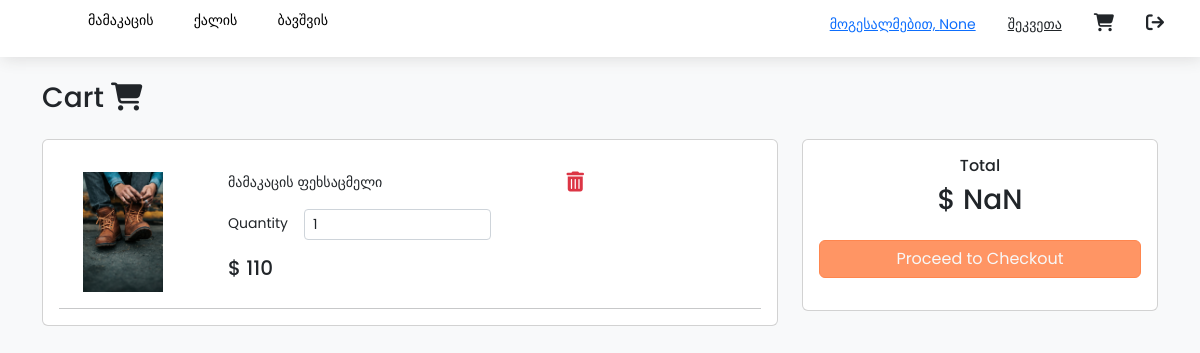
Page /cart (signed in) on the committed database.
### core/models.py (models this page shows)
class User(db.Model, UserMixin):
    id = db.Column(db.Integer, primary_key=True)
    admin = db.Column(db.Boolean)
    name = db.Column(db.String(100), nullable=True)
    email = db.Column(db.String(100), unique=True, nullable=False)
    mobile = db.Column(db.String(255))
    password = db.Column(db.String(100), nullable=False)
    address_1 = db.Column(db.String(255))
    address_2 = db.Column(db.String(255))
    city = db.Column(db.String(255))
    state = db.Column(db.String(255))
    pincode = db.Column(db.String(255))

class CartItem(db.Model):
    id = db.Column(db.Integer, primary_key=True)
    user = db.Column(db.Integer, db.ForeignKey('user.id'))
    product = db.Column(db.Integer, db.ForeignKey('product.id'))
    quantity = db.Column(db.Integer)

class Product(db.Model):
    id = db.Column(db.Integer, primary_key=True)
    name = db.Column(db.String(255))
    description = db.Column(db.Text)
    img_url = db.Column(db.String(255))
    category = db.Column(db.String(255))
    inventory = db.Column(db.Integer)
    price = db.Column(db.Integer)

### core/routes.py (the view, shortened to what this page needs)
@app.route('/cart', methods=['GET', 'POST'])
@login_required
def cart():
    if request.method == 'GET':
        print(current_user.id)
        data =  db.engine.execute('''
            select * from cart_item, product where cart_item.product = product.id and cart_item.user = {}
        '''.format(current_user.id))
        final = CartItem.query.all()
        print(data)
        return render_template('ecommerce/cart.html',data=data)

### core/routes.py (called while the page is built)
@login_manager.user_loader
def load_user(user_id):
    return User.query.get(user_id)

### core/templates/ecommerce/cart.html (shortened to what this page needs)
{%extends 'ecommerce/index.html'%}
{%block content%}
<div>
    <h3 class="my-4">Cart <i class="fa-solid fa-cart-shopping "></i></h3>
    <form action="/cart" method="POST">
        <div class="row">
            <div class="col-8">
                <div class="card p-3">
                    {%for datas in data%}
                    <div class="row my-3" id="{{datas.id}}_row">
                        <div class="col-2 mx-4"><img src="{{datas.img_url}}" height="120" /></div>
                        <div class="col-5 text-left">
                            <div>{{datas.name}}</div>
                            <div class="d-flex my-3">
                                <span class="py-1" >Quantity </span>
                                <input min="1" class="mx-3 form-control form-control-sm" type="number"
                                    onchange="cartchange(this, '{{datas.id}}', '{{datas.price}}')"
                                    name="{{datas.id}}_item_qnt" value="{{datas.quantity}}" />
                            </div>
                            <h5 class="item-total" id="{{datas.id}}_item_total">$ {{datas.price * datas.quantity}}</h5>
                        </div>
                        <div class="col-2 px-5 text-right">
                            <i style="font-size:20px" onclick="deleteitem('{{datas.id}}', '{{datas.id}}_row')" class="fa fa-trash text-danger"></i>
                        </div>
                    </div>
                    <hr class="my-0"/>
                    {%endfor%}
                </div>
            </div>
            <div class="col-4">
                <div class="card text-center p-3">
                    <h6>Total</h6>
                    <h3 class="text-gray" id='cart-total'>$ 45000</h3>
                    <button type="submit" class="btn-primary btn container my-3">Proceed to Checkout</button>
                </div>
            </div>
        </div>
    </form>
</div>
{%endblock%}

### core/templates/ecommerce/index.html (shortened to what this page needs)
<!DOCTYPE html>
<html lang="en">
<head>
  <link href="https://cdn.jsdelivr.net/npm/bootstrap@5.2.0-beta1/dist/css/bootstrap.min.css" rel="stylesheet">
  <link rel="stylesheet" href="{{url_for('static', filename='css/app.css')}}">
</head>
<body class=" bg-light">
  <nav class='top-nav'>
    <div class="d-flex justify-content-between">
      <div class="d-flex">
        <div class="px-3">
          <ul>
            <li><a href="">მამაკაცის</a></li>
            <li><a href="">ქალის</a></li>
            <li><a href="">ბავშვის</a></li>
          </ul>
        </div>
      </div>
      <div class="d-flex my-1">
        <a href='/account' class="mx-3 text-center"> მოგესალმებით, {{current_user.name}}</a>
        <a href='/admin/orders' class="mx-3 text-dark"> შეკვეთა {{total_orders}}</a>
        <a href='/cart' class="text-dark" style="position:relative">
          <i  style="font-size:18px" class="fa-solid fa-cart-shopping mx-3"></i>
        </a>
        {%if current_user.is_authenticated%}
        <div class="mx-3">
          <a href='/logout' class="text-dark">
            <i style="font-size:18px" class="fa-solid fa-arrow-right-from-bracket"></i>
          </a>
        </div>
        {%else%}
        <div class="mx-3">
          <a href='/login' style="color: blueviolet;">
            ავტორიზაცია
          </a>
        </div>
        {%endif%}
      </div>
    </div>
  </nav>
  <div class="container">
    {%block content%}
    {%endblock%}
  </div>
</body>
</html>

### core/static/css/app.css (style rules this page uses)
body { font-family: 'Poppins', sans-serif; font-size: 14px !important; }
.top-nav { background-color: white; padding: 10px 20px; box-shadow: 2px 2px 15px rgb(221, 221, 221); }
.top-nav ul { display: flex; }
.top-nav ul li { list-style: none; }
.top-nav ul li a { padding: 10px 20px; text-decoration: none; color: black; transition-delay: 0.2s; }
.btn-primary { background-color: rgb(255, 149, 100); color:rgb(248, 248, 248); border-color: rgb(255, 134, 78); }

### core/templates/ecommerce/index.html (style rules this page uses)
body { background-image:url('https://img.freepik.com/free-vector/white-abstract-background_23-2148810113.jpg?w=1380&t=st=1691283738~exp=1691284338~hmac=6340f9a6f0ccec28f54f093c03b44580e17d94bc343dfde6a7b983eebf78c28c') }

### rows in the picture
User: name "None"
CartItem: img_url (picture), name "მამაკაცის ფეხსაცმელი", quantity "1", datas.price*datas.quantity "110"
